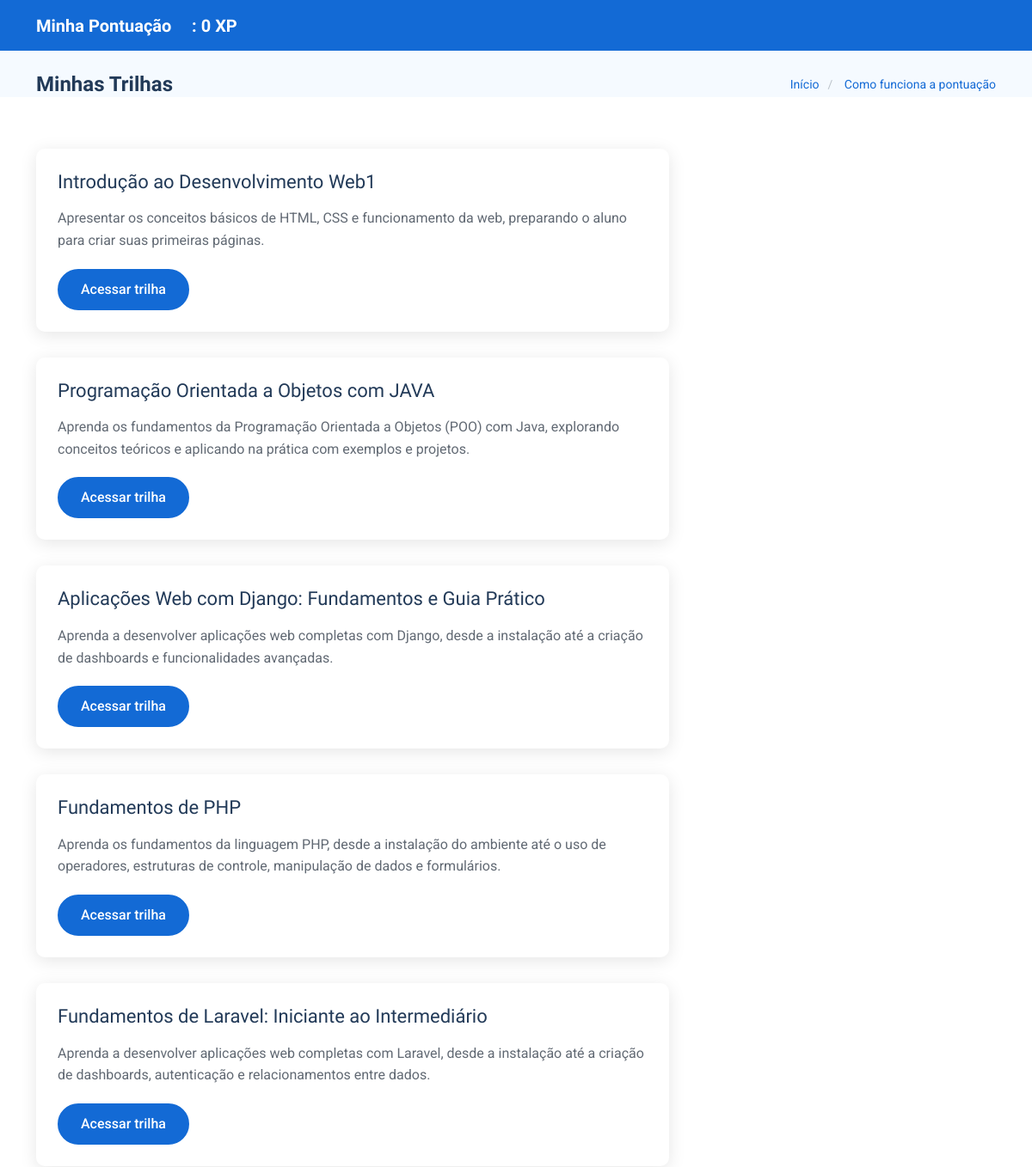
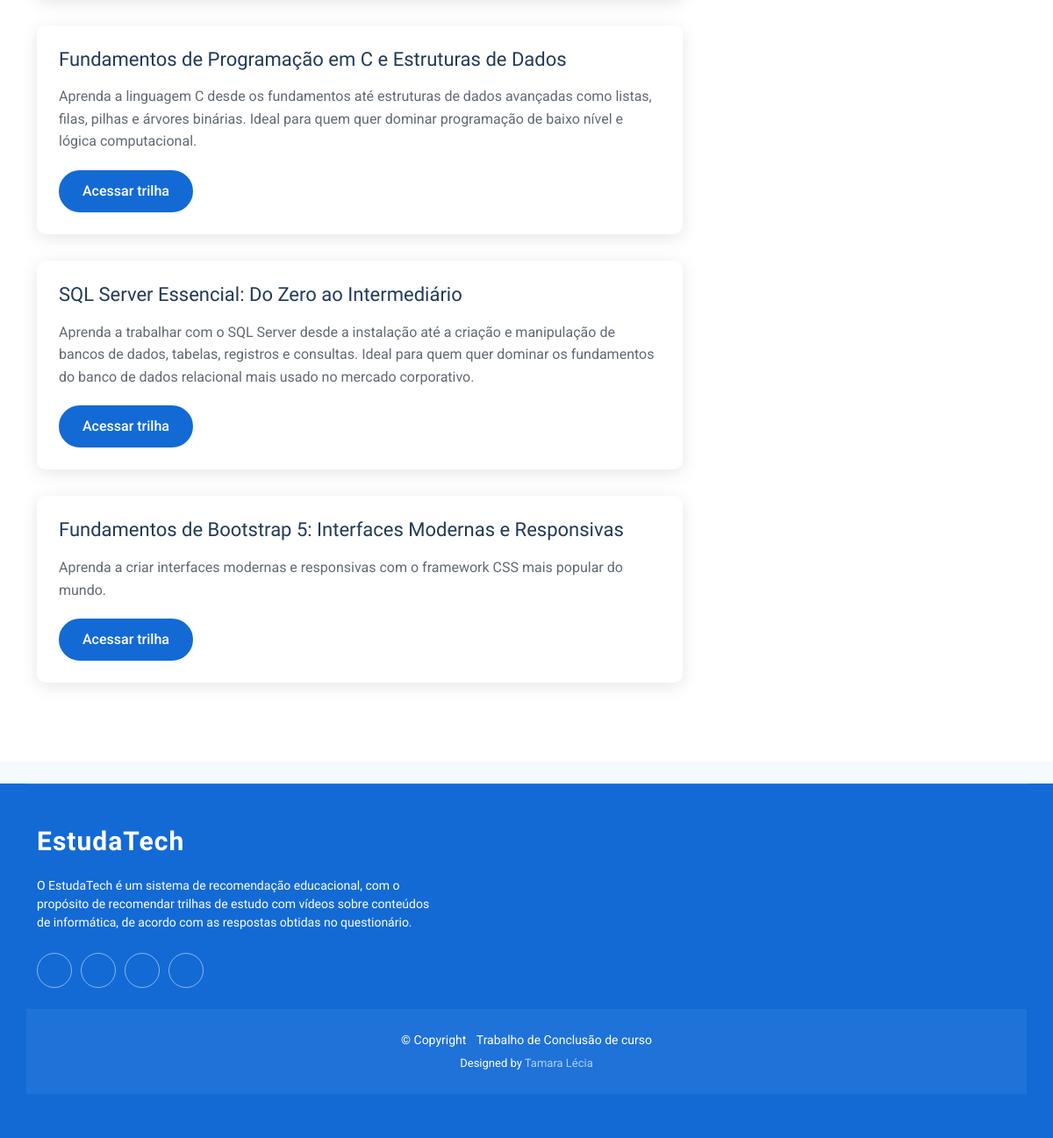
The app's page /usuarioComun/minhasTrilhas/ (signed in) with its own data (2 pictures, top to bottom).
### recomendarTrilhas/models.py (models this page shows, shortened)
class Trilha(models.Model):
    nome = models.CharField(max_length=200)
    descricao = models.TextField(blank=True)

### usuarioComun/views.py (the view)
# urls.py: path("minhasTrilhas/", views.minhas_trilhas, name="minhasTrilhas"),
def minhas_trilhas(request):
    usuario = request.user.usuariocomun
    trilhas = usuario.trilhaUser.all()
    trilhas_em_andamento = []
    for trilha in trilhas:
        capitulos = Capitulo.objects.filter(topico__trilha=trilha)
        total = capitulos.count()
        concluidos = ProgressoCapitulo.objects.filter(usuario=usuario, capitulo__in=capitulos, concluido=True).count()
        if concluidos < total:
            trilhas_em_andamento.append(trilha)
    resultado = ProgressoCapitulo.objects.filter(usuario=usuario).aggregate(Sum("pontuacao"))
    pontos_gerais = resultado["pontuacao__sum"] or 0
    return render(request, "usuarioComun/minhas_trilhas.html", {
        "trilhas": trilhas_em_andamento,
        "pontos_gerais": pontos_gerais
    })

### usuarioComun/templates/usuarioComun/minhas_trilhas.html (shortened to what this page needs)
{% load static %}
<!DOCTYPE html>
<html lang="pt-br">
<head>
  <link href="{% static 'vendor/bootstrap/css/bootstrap.min.css' %}" rel="stylesheet">
  <link href="{% static 'vendor/bootstrap-icons/bootstrap-icons.css' %}" rel="stylesheet">
  <link href="{% static 'vendor/aos/aos.css' %}" rel="stylesheet">
  <link href="{% static 'vendor/swiper/swiper-bundle.min.css' %}" rel="stylesheet">
  <link href="{% static 'css/main.css' %}" rel="stylesheet">
</head>
<body class="events-page">
  <header id="header" class="header d-flex align-items-center sticky-top">
    <div class="container-fluid container-xl position-relative d-flex align-items-center">
      <a href="#" class="logo d-flex align-items-center me-auto">
        <h1 class="sitename mb-0 text-white fs-5">Minha Pontuação <i class="bi bi-trophy-fill text-warning fs-4"></i>:
          <strong>{{ pontos_gerais|default:"0" }} XP</strong> </h1>
      </a>
    </div>
  </header>
  <main class="main">
    <div class="page-title light-background">
      <div class="container d-lg-flex justify-content-between align-items-center">
        <h1 class="mb-2 mb-lg-0">Minhas Trilhas</h1>
        <nav class="breadcrumbs">
          <ol>
            <li><a href="{% url 'indexUsuarioComun' %}">Início</a></li>
            <li class="current"><a href="#" data-bs-toggle="modal" data-bs-target="#pontuacaoModal">
                Como funciona a pontuação
              </a></li>
          </ol>
        </nav>
      </div>
      <section id="trilhas" class="courses-events section">
        <div class="container" data-aos="fade-up" data-aos-delay="100">
          <div class="row">
            <div class="col-lg-8">
              {% for trilha in trilhas %}
              <article class="event-card" data-aos="fade-up" data-aos-delay="200">
                <div class="row g-0">
                  <div class="col-md-12">
                    <div class="event-content">
                      <h3 class="event-title">
                        {{ trilha.nome }}
                      </h3>
                      <p class="event-description">
                        {{ trilha.descricao }}
                      </p>
                      <div class="event-actions d-flex gap-2">
                        <a href="{% url 'verTrilhaCaminho' trilha.id %}" class="btn btn-primary">Acessar trilha</a>
                      </div>
                    </div>
                  </div>
                </div>
              </article>
              {% empty %}
              <article class="event-card">
                <div class="event-content">
                  <p class="event-description">Você ainda não possui trilhas em andamento.</p>
                </div>
              </article>
              {% endfor %}
            </div>
          </div>
        </div>
      </section>
  </main>
  <footer id="footer" class="footer accent-background">
    <div class="container footer-top">
      <div class="row gy-4">
        <div class="col-lg-5 col-md-12 footer-about">
          <a href="#" class="logo d-flex align-items-center">
            <span class="sitename">EstudaTech</span>
          </a>
          <p>O EstudaTech é um sistema de recomendação educacional, com o propósito de recomendar trilhas de estudo com vídeos sobre conteúdos de informática, de acordo com as respostas obtidas no questionário.</p>
          <div class="social-links d-flex mt-4">
            <a href="#"><i class="bi bi-twitter-x"></i></a>
            <a href="#"><i class="bi bi-facebook"></i></a>
            <a href="#"><i class="bi bi-instagram"></i></a>
            <a href="#"><i class="bi bi-linkedin"></i></a>
          </div>
        </div>
        <div class="col-lg-2 col-6 footer-links">
        </div>
        <div class="col-lg-2 col-6 footer-links">
        </div>
        <div class="col-lg-3 col-md-12 footer-contact text-center text-md-start">
        </div>
      </div>
    </div>
    <div class="container copyright text-center mt-4">
      <p>© <span>Copyright</span> <strong class="px-1 sitename"></strong> <span>Trabalho de Conclusão de curso</span></p>
      <div class="credits">
          Designed by <a href="#">Tamara Lécia</a>
      </div>
    </div>
  </footer>
</body>
</html>

### records on screen
Trilha: nome "Introdução ao Desenvolvimento Web1", descricao "Apresentar os conceitos básicos de HTML, CSS e funcionamento da web, preparando o aluno para criar suas primeiras páginas."
Trilha: nome "Programação Orientada a Objetos com JAVA", descricao "Aprenda os fundamentos da Programação Orientada a Objetos (POO) com Java, explorando conceitos teóricos e aplicando na prática com exemplos e projetos."
Trilha: nome "Aplicações Web com Django: Fundamentos e Guia Prático", descricao "Aprenda a desenvolver aplicações web completas com Django, desde a instalação até a criação de dashboards e funcionalidades avançadas."
Trilha: nome "Fundamentos de PHP", descricao "Aprenda os fundamentos da linguagem PHP, desde a instalação do ambiente até o uso de operadores, estruturas de controle, manipulação de dados e formulários."
Trilha: nome "Fundamentos de Laravel: Iniciante ao Intermediário", descricao "Aprenda a desenvolver aplicações web completas com Laravel, desde a instalação até a criação de dashboards, autenticação e relacionamentos entre dados."
Trilha: nome "Fundamentos de Programação em C e Estruturas de Dados", descricao "Aprenda a linguagem C desde os fundamentos até estruturas de dados avançadas como listas, filas, pilhas e árvores binárias. Ideal para quem quer dominar programação de baixo nível e lógica computacional."
Trilha: nome "SQL Server Essencial: Do Zero ao Intermediário", descricao "Aprenda a trabalhar com o SQL Server desde a instalação até a criação e manipulação de bancos de dados, tabelas, registros e consultas. Ideal para quem quer dominar os fundamentos do banco de dados relacional mais usado no mercado corporativo."
Trilha: nome "Fundamentos de Bootstrap 5: Interfaces Modernas e Responsivas", descricao "Aprenda a criar interfaces modernas e responsivas com o framework CSS mais popular do mundo."

### other values on screen
{{ pontos_gerais|default:"0" }} "0"
